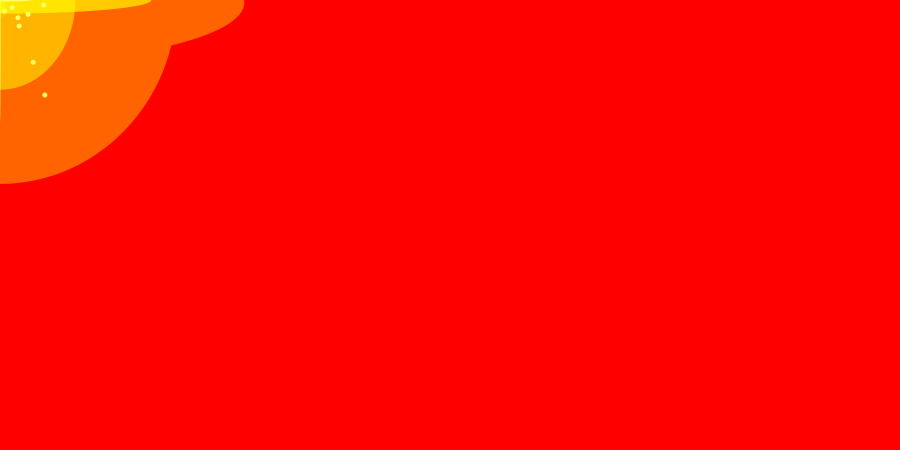
Frame 1 (no input)
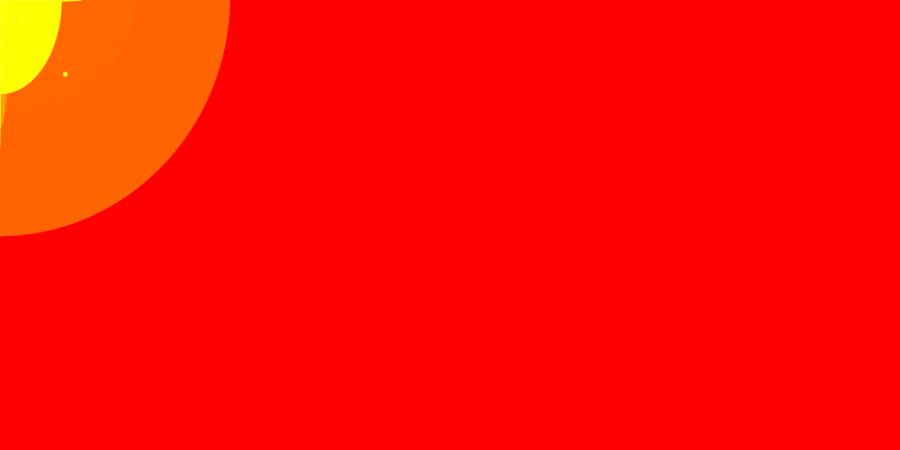
Frame 60 (the mouse pressed at the canvas centre just before this capture)
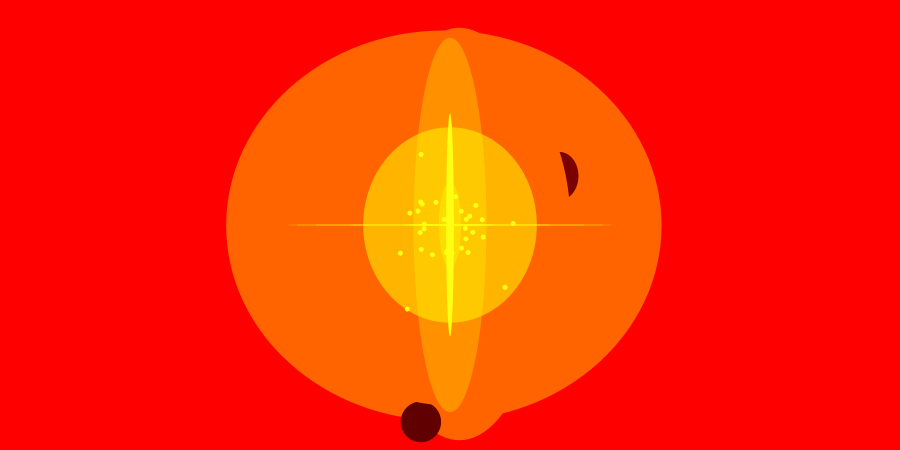
Frame 120 (the mouse held since frame 60 and released just before this capture)

The Processing sketch that drew these frames (run headless with seeded random() and noise(); from frame 60 on, the mouse is pressed at the canvas centre):

// Processing sketch: processing_22275
// ── processing_22275.pde

void setup() {
  size(900, 450);
    background(255,0,0);
    noStroke(); 
};
void draw() {
  size(900,450);
  background(255,0,0);
  delay(75);
  fill(255,100,0);
  ellipse(mouseX+random(10),mouseY+random(10),random(500),random(500));
  fill(random(255),0,0);
  ellipse(mouseX+random(200),mouseY+random(200),random(100),random(100));
  fill(255,100,0);
  ellipse(mouseX-random(10),mouseY+random(10),random(500),random(500));
   fill(random(255),0,0);
  ellipse(mouseX-random(200),mouseY+random(200),random(100),random(100));
 fill(255,100,0);
  ellipse(mouseX-random(10),mouseY-random(10),random(500),random(500));
 fill(random(255),0,0);
   ellipse(mouseX-random(200),mouseY-random(200),random(100),random(100));
 fill(255,100,0);
  ellipse(mouseX+random(10),mouseY-random(10),random(500),random(500));
 fill(random(255),0,0);
  ellipse(mouseX+random(200),mouseY-random(200),random(100),random(100));
 fill(255,100,0);
  ellipse(mouseX,mouseY,random(500),random(500));
  fill(255,255,0,random(255));
  ellipse(mouseX,mouseY,random(100),random(100));
  fill(255,255,0,random(255));
  ellipse(mouseX,mouseY,random(300),random(300));
  fill(255,255,0,random(255));
  ellipse(mouseX,mouseY,random(200),random(200));
  fill(255,255,0,random(255));
  ellipse(mouseX,mouseY,random(400),random(400));
  fill(255,255,random(255));
 ellipse(mouseX,mouseY,random(350),random(20));
 ellipse(mouseX,mouseY,random(20),random(350));
 ellipse(mouseX+random(30),mouseY+random(30),5,5);
 ellipse(mouseX+random(30),mouseY+random(30),5,5);
 ellipse(mouseX+random(30),mouseY+random(30),5,5);
 ellipse(mouseX+random(30),mouseY+random(30),5,5);
 ellipse(mouseX-random(30),mouseY+random(30),5,5);
 ellipse(mouseX-random(30),mouseY+random(30),5,5);
 ellipse(mouseX-random(30),mouseY+random(30),5,5);
 ellipse(mouseX-random(30),mouseY+random(30),5,5);
 ellipse(mouseX-random(30),mouseY-random(30),5,5);
 ellipse(mouseX-random(30),mouseY-random(30),5,5);
 ellipse(mouseX-random(30),mouseY-random(30),5,5);
 ellipse(mouseX-random(30),mouseY-random(30),5,5);
 ellipse(mouseX+random(30),mouseY-random(30),5,5);
 ellipse(mouseX+random(30),mouseY-random(30),5,5);
 ellipse(mouseX+random(30),mouseY-random(30),5,5);
 ellipse(mouseX+random(30),mouseY-random(30),5,5);
 ellipse(mouseX+random(50),mouseY+random(50),5,5);
 ellipse(mouseX+random(50),mouseY+random(50),5,5);
 ellipse(mouseX-random(50),mouseY+random(50),5,5);
 ellipse(mouseX-random(50),mouseY+random(50),5,5);
 ellipse(mouseX-random(50),mouseY-random(50),5,5);
 ellipse(mouseX-random(50),mouseY-random(50),5,5);
 ellipse(mouseX+random(50),mouseY-random(50),5,5);
 ellipse(mouseX+random(50),mouseY-random(50),5,5);
 ellipse(mouseX+random(100),mouseY-random(100),5,5);
 ellipse(mouseX+random(100),mouseY-random(100),5,5);
 ellipse(mouseX+random(100),mouseY+random(100),5,5);
 ellipse(mouseX+random(100),mouseY+random(100),5,5);
 ellipse(mouseX-random(100),mouseY-random(100),5,5);
 ellipse(mouseX-random(100),mouseY-random(100),5,5);
 ellipse(mouseX-random(100),mouseY+random(100),5,5);
 ellipse(mouseX-random(100),mouseY+random(100),5,5);
}
